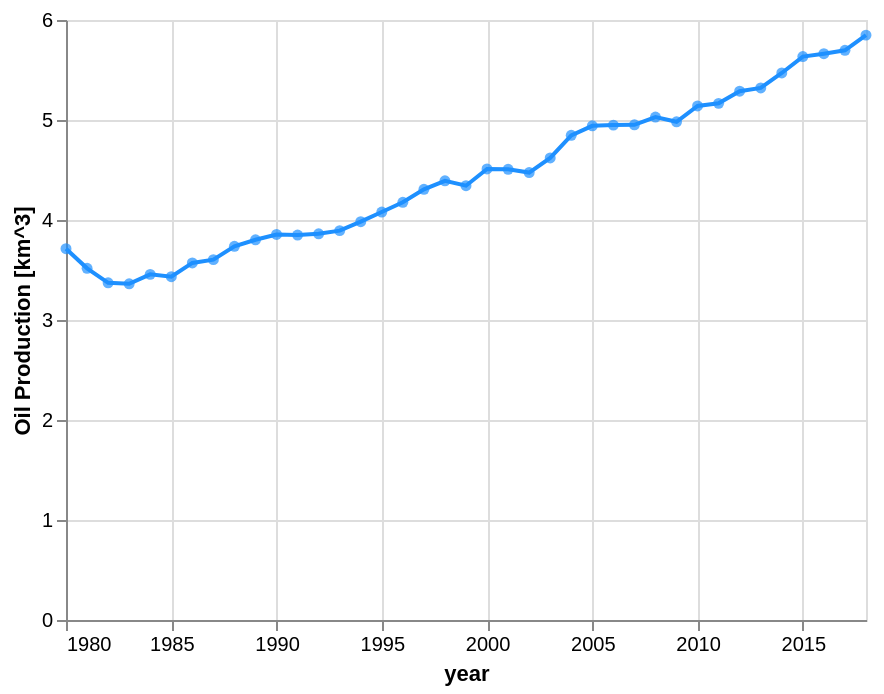

Write a Vega-Lite specification for this figure.
### Vega-Lite specification from a JSON file in a GitHub repository (floating-point values rounded to 4 significant figures)
{"config": {"view": {"continuousWidth": 400, "continuousHeight": 300}}, "layer": [{"mark": {"type": "line", "color": "dodgerblue"}, "encoding": {"tooltip": [{"type": "temporal", "field": "year", "format": "%Y", "title": "year"}, {"type": "nominal", "field": "km^3", "format": ".2f"}], "x": {"type": "temporal", "field": "year", "timeUnit": "year", "title": "year"}, "y": {"type": "quantitative", "field": "km^3", "title": "Oil Production [km^3]"}}}, {"mark": {"type": "point", "color": "dodgerblue", "filled": true}, "encoding": {"tooltip": [{"type": "temporal", "field": "year", "format": "%Y", "title": "year"}, {"type": "nominal", "field": "km^3", "format": ".2f"}], "x": {"type": "temporal", "field": "year", "timeUnit": "year", "title": "year"}, "y": {"type": "quantitative", "field": "km^3", "title": "Oil Production [km^3]"}}}], "data": {"name": "data-c30da01c35dc9c933a536fefc68a357a"}, "$schema": "https://vega.github.io/schema/vega-lite/v5.json", "datasets": {"data-c30da01c35dc9c933a536fefc68a357a": [{"year": "1980-01-01T00:00:00", "km^3": 3.713}, {"year": "1981-01-01T00:00:00", "km^3": 3.517}, {"year": "1982-01-01T00:00:00", "km^3": 3.372}, {"year": "1983-01-01T00:00:00", "km^3": 3.362}, {"year": "1984-01-01T00:00:00", "km^3": 3.456}, {"year": "1985-01-01T00:00:00", "km^3": 3.433}, {"year": "1986-01-01T00:00:00", "km^3": 3.571}, {"year": "1987-01-01T00:00:00", "km^3": 3.604}, {"year": "1988-01-01T00:00:00", "km^3": 3.737}, {"year": "1989-01-01T00:00:00", "km^3": 3.802}, {"year": "1990-01-01T00:00:00", "km^3": 3.855}, {"year": "1991-01-01T00:00:00", "km^3": 3.85}, {"year": "1992-01-01T00:00:00", "km^3": 3.862}, {"year": "1993-01-01T00:00:00", "km^3": 3.894}, {"year": "1994-01-01T00:00:00", "km^3": 3.983}, {"year": "1995-01-01T00:00:00", "km^3": 4.08}, {"year": "1996-01-01T00:00:00", "km^3": 4.177}, {"year": "1997-01-01T00:00:00", "km^3": 4.307}, {"year": "1998-01-01T00:00:00", "km^3": 4.392}, {"year": "1999-01-01T00:00:00", "km^3": 4.343}, {"year": "2000-01-01T00:00:00", "km^3": 4.511}, {"year": "2001-01-01T00:00:00", "km^3": 4.507}, {"year": "2002-01-01T00:00:00", "km^3": 4.474}, {"year": "2003-01-01T00:00:00", "km^3": 4.621}, {"year": "2004-01-01T00:00:00", "km^3": 4.847}, {"year": "2005-01-01T00:00:00", "km^3": 4.942}, {"year": "2006-01-01T00:00:00", "km^3": 4.949}, {"year": "2007-01-01T00:00:00", "km^3": 4.952}, {"year": "2008-01-01T00:00:00", "km^3": 5.029}, {"year": "2009-01-01T00:00:00", "km^3": 4.982}, {"year": "2010-01-01T00:00:00", "km^3": 5.141}, {"year": "2011-01-01T00:00:00", "km^3": 5.166}, {"year": "2012-01-01T00:00:00", "km^3": 5.288}, {"year": "2013-01-01T00:00:00", "km^3": 5.321}, {"year": "2014-01-01T00:00:00", "km^3": 5.47}, {"year": "2015-01-01T00:00:00", "km^3": 5.634}, {"year": "2016-01-01T00:00:00", "km^3": 5.663}, {"year": "2017-01-01T00:00:00", "km^3": 5.697}, {"year": "2018-01-01T00:00:00", "km^3": 5.849}]}}
